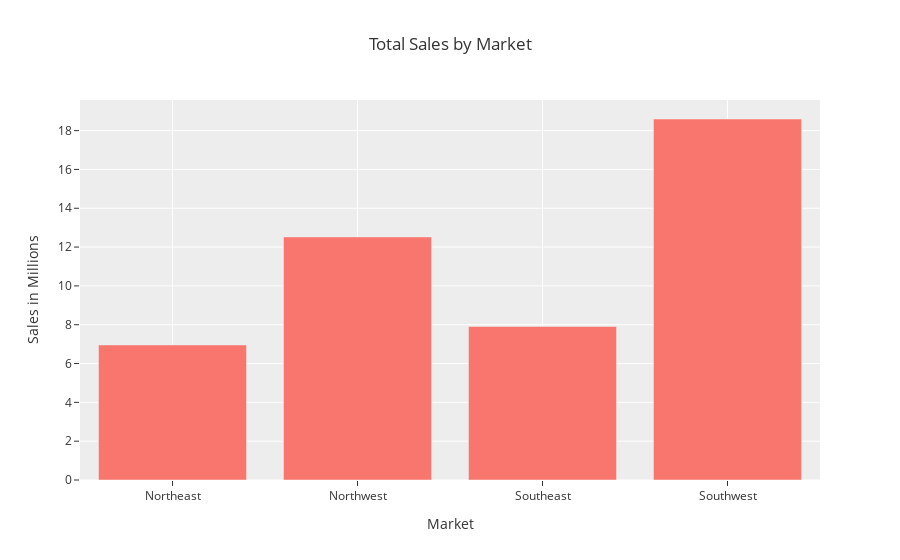

Here is the notebook cell this chart was saved with:
### Code cell
fig = px.bar(df_sales_sum_by_market, 
             x='Market',            
             y='Sales in Millions',
             template='ggplot2',
            title='Total Sales by Market')


fig.show()

### Figure 1 — Plotly figure (JSON) as saved in the notebook; plotly's stock layout.template omitted (floating-point values rounded to 4 significant figures)
{"data": [{"alignmentgroup": "True", "hoverlabel": {"namelength": 0}, "hovertemplate": "Market=%{x}<br>Sales in Millions=%{y}", "legendgroup": "", "marker": {"color": "#F8766D"}, "name": "", "offsetgroup": "", "orientation": "v", "showlegend": false, "textposition": "auto", "type": "bar", "x": ["Northeast", "Northwest", "Southeast", "Southwest"], "xaxis": "x", "y": [6.957, 12.52, 7.908, 18.6], "yaxis": "y"}], "layout": {"barmode": "relative", "legend": {"tracegroupgap": 0}, "title": {"text": "Total Sales by Market"}, "xaxis": {"anchor": "y", "domain": [0, 1], "title": {"text": "Market"}}, "yaxis": {"anchor": "x", "domain": [0, 1], "title": {"text": "Sales in Millions"}}}}
